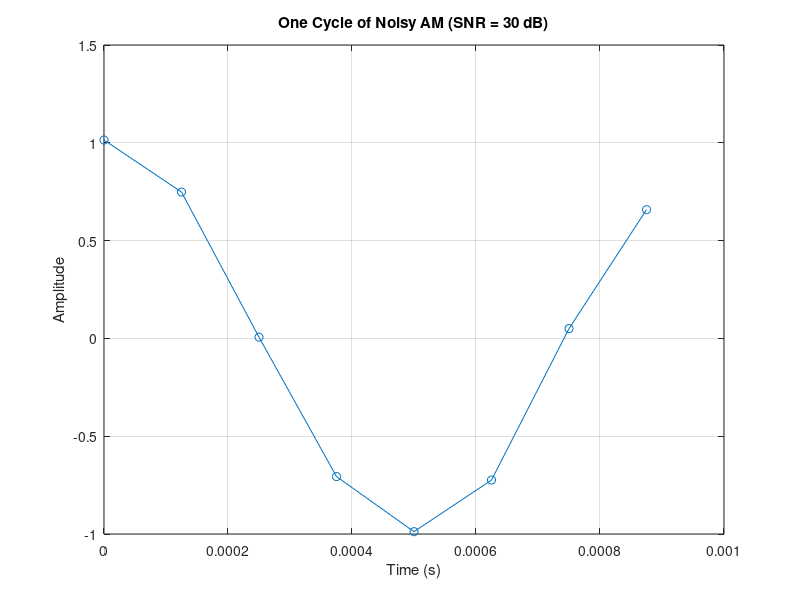
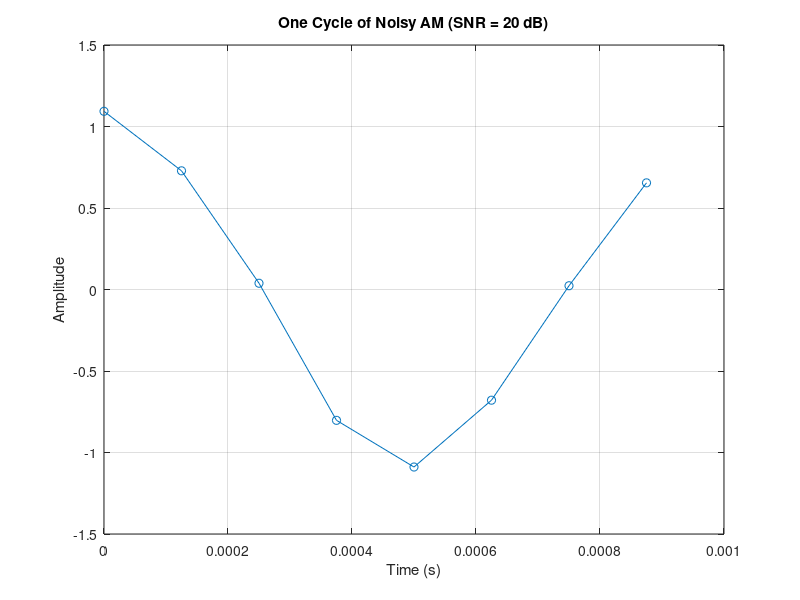
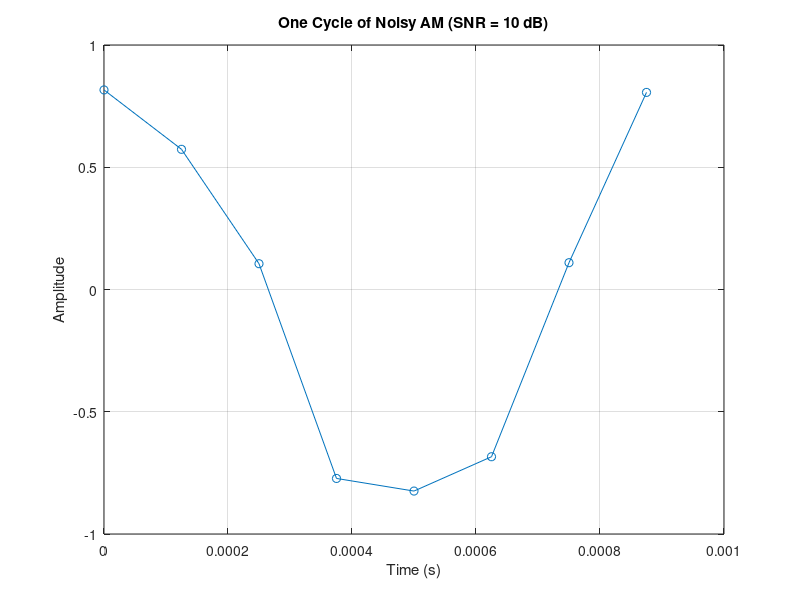
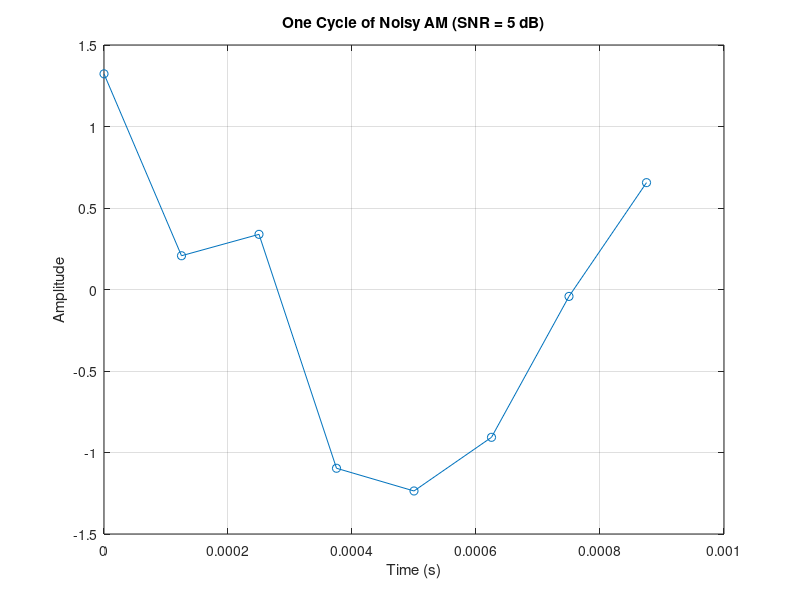

The MATLAB script that drew these images, in order:
% ECE 09433 - Lab 2 - Section 0.2
% Fourier Transform Analysis
% Group 3

% this script generates the two waveforms described in the lab instructions and applies different SNR levels to them.

% sampling parameters
fs = 8000; % Sampling frequency (Hz)
t = 0:1/fs:1-1/fs; % Time vector (1 second duration)

% define signal parameters
Ac = 0.5;   % carrier amplitude
fm = 100;    % modulation frequency (Hz)
fc = 1000;   % carrier frequency (Hz)
beta = 2;    % modulation index for FM

% define SNR values to test
snr_values = [30, 20, 10, 5]; % Various SNR levels

%loop through each SNR for AM Waveform (a)
for i = 1:length(snr_values)
    snr = snr_values(i); % select SNR value

    % generate AM signal (Waveform a)
    s_AM = Ac * (1 + cos(2 * pi * fm * t)) .* cos(2 * pi * fc * t);

    % extract one cycle based on carrier frequency
    T_cycle_AM = 1 / fc; % period of one cycle
    num_samples_AM = round(T_cycle_AM * fs); % # of samples in one cycle
    t_cycle_AM = t(1:num_samples_AM); % extract corresponding time values
    s_AM_cycle = s_AM(1:num_samples_AM); % extract one cycle of the AM signal

    % compute noise variance
    var_s_AM = var(s_AM_cycle);
    var_noise_AM = var_s_AM / (10^(snr/10));
    n_AM = sqrt(var_noise_AM) * randn(size(s_AM_cycle)); % generate noise

    % create noisy AM signal for one cycle
    m_AM_cycle = s_AM_cycle + n_AM;

    % plot noisy AM waveform for this SNR
    figure;
    plot(t_cycle_AM, m_AM_cycle, '-o');
    title(['One Cycle of Noisy AM (SNR = ' num2str(snr) ' dB)']);
    xlabel('Time (s)');
    ylabel('Amplitude');
    grid on;
end

% loop through each SNR for FM Waveform (b)
for i = 1:length(snr_values)
    snr = snr_values(i); % Select SNR value

    % generate FM signal (Waveform b)
    s_FM = Ac * cos(2 * pi * fc * t + beta * sin(2 * pi * fm * t));

    % extract one cycle based on carrier frequency
    T_cycle_FM = 1 / fc; % period of one cycle
    num_samples_FM = round(T_cycle_FM * fs); % # of samples in one cycle
    t_cycle_FM = t(1:num_samples_FM); % extract corresponding time values
    s_FM_cycle = s_FM(1:num_samples_FM); % extract one cycle of the FM signal

    % compute noise variance
    var_s_FM = var(s_FM_cycle);
    var_noise_FM = var_s_FM / (10^(snr/10));
    n_FM = sqrt(var_noise_FM) * randn(size(s_FM_cycle)); % generate noise

    % create the noisy FM signal for one cycle
    m_FM_cycle = s_FM_cycle + n_FM;

    % plot the noisy FM waveform for this SNR
    figure;
    plot(t_cycle_FM, m_FM_cycle, '-o');
    title(['One Cycle of Noisy FM (SNR = ' num2str(snr) ' dB)']);
    xlabel('Time (s)');
    ylabel('Amplitude');
    grid on;
end
